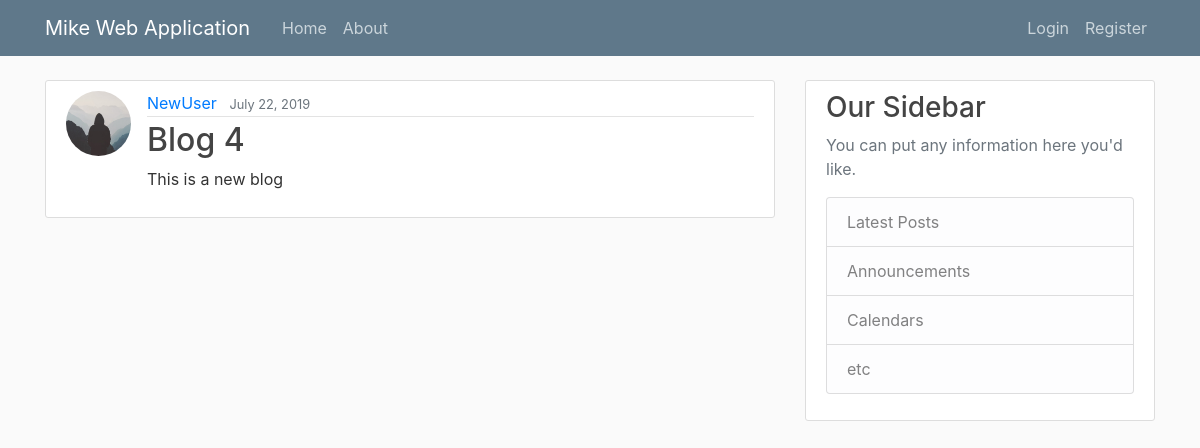
The app's page /post/4/, older data.
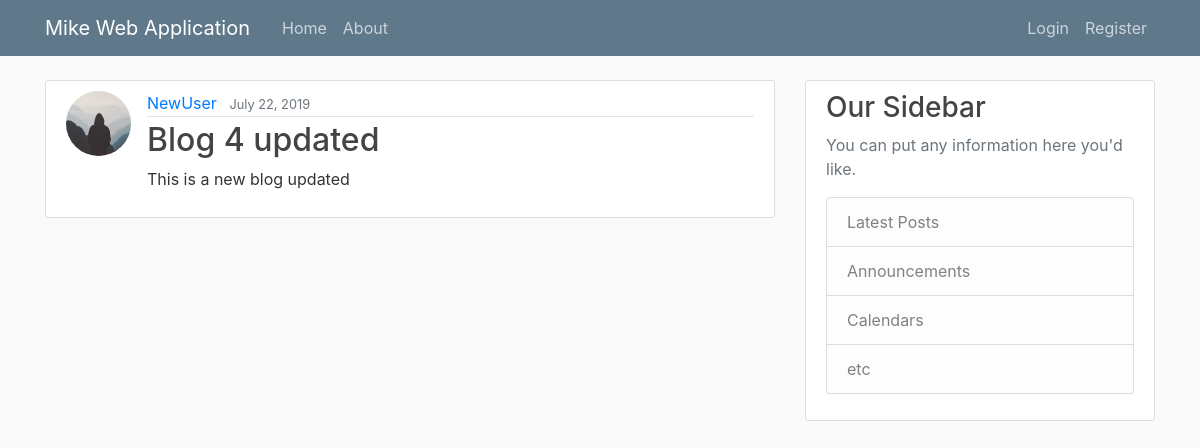
The same page, newer data.
### blog/models.py (models this page shows, shortened)
class Post(models.Model):
    title = models.CharField(max_length=100)
    content = models.TextField()
    date_posted = models.DateTimeField(default=timezone.now)
    author = models.ForeignKey(User, on_delete=models.CASCADE)

### users/models.py (models this page shows, shortened)
class Profile(models.Model):
    user = models.OneToOneField(User, on_delete=models.CASCADE)
    image = models.ImageField(default='default.jpg', upload_to='profile_pics')

### blog/views.py (the view)
# urls.py: path('post/<int:pk>/', PostDetailView.as_view(), name='post-detail'),
class PostDetailView(DetailView):
    model = Post

### blog/templates/blog/post_detail.html (shortened to what this page needs)
{% extends 'blog/base.html' %}
{% block content %}
    <article class="media content-section">
        <img class="rounded-circle article-img" src="{{ object.author.profile.image.url }}">
      <div class="media-body">
        <div class="article-metadata">
          <a class="mr-2" href="{% url 'user-posts' object.author.username %}">{{ object.author }}</a>
          <small class="text-muted">{{ object.date_posted|date:"F d, Y" }}</small>
        </div>
        <h2 class="article-title">{{ object.title }}</h2>
        <p class="article-content">{{ object.content }}</p>
      </div>
    </article>
{% endblock content %}

Row changes from the older to the newer data that the page shows:
changed Post "NewUser": title "Blog 4" → "Blog 4 updated"; content "This is a new blog" → "This is a new blog updated"
